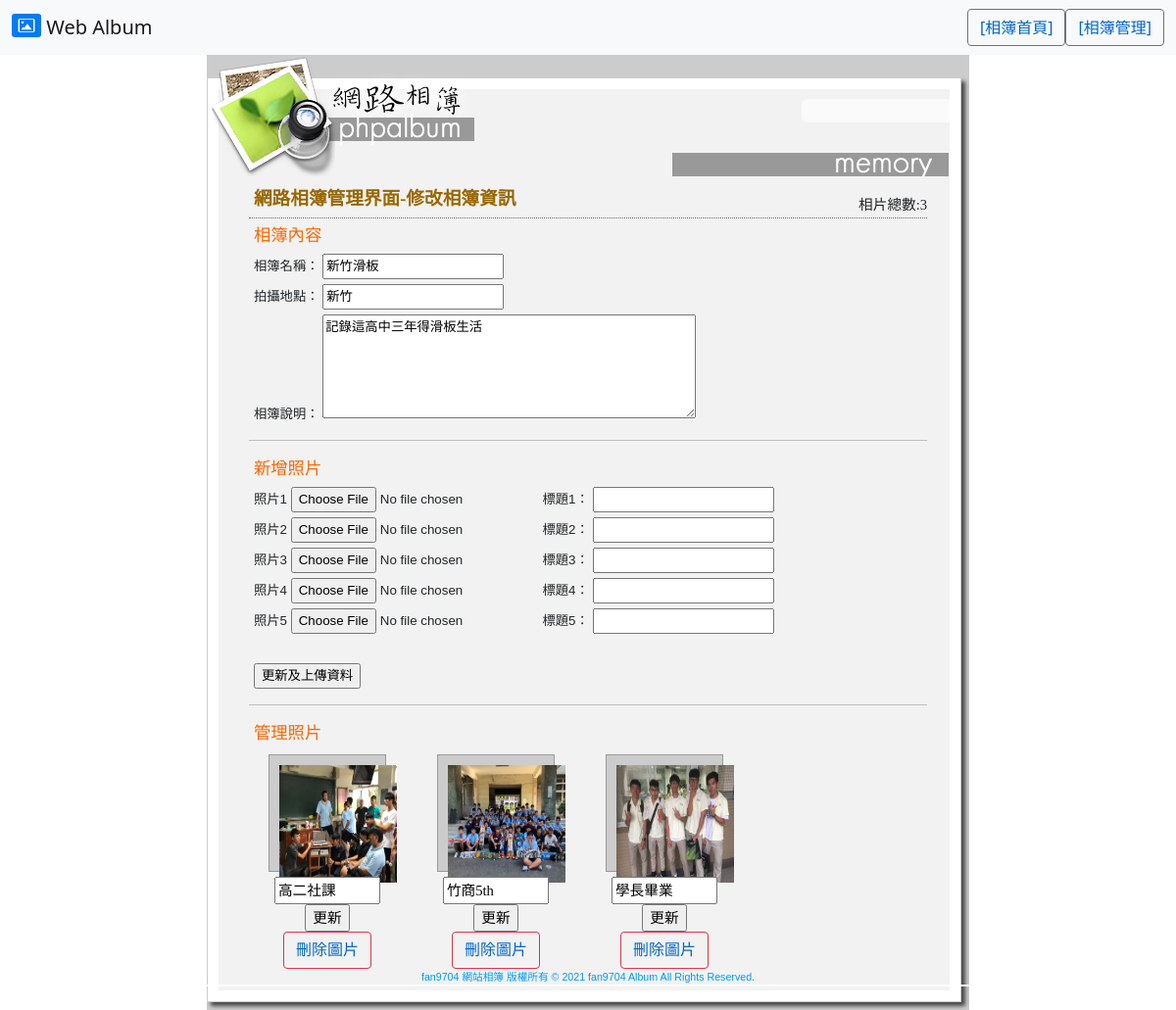
The app's page /adminfix/1/ (signed in), older data.
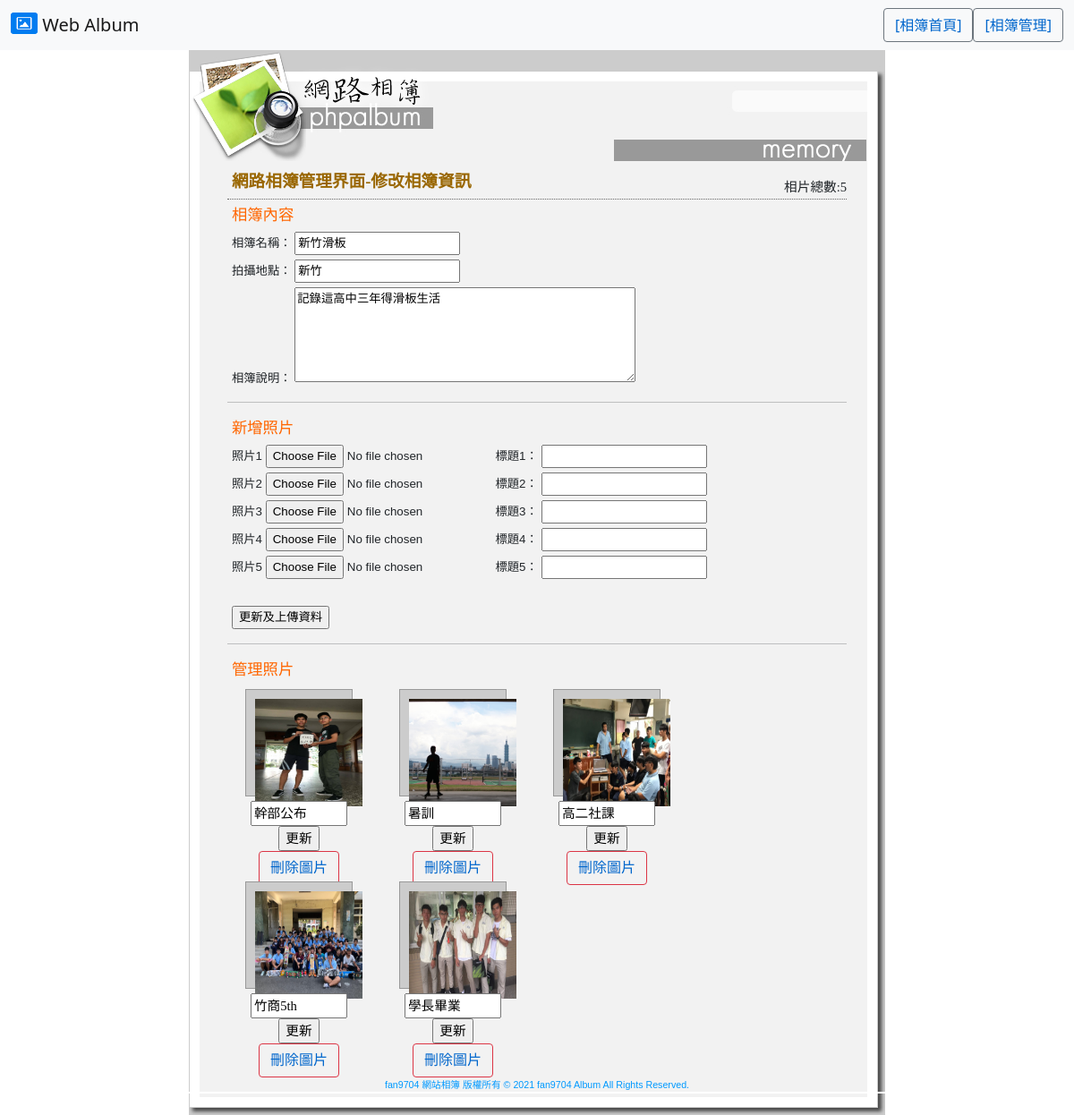
The same page, newer data.
### albumapp/models.py (models this page shows, shortened)
class PhotoModel(models.Model):
    palbum=models.ForeignKey('AlbumModel',on_delete=models.CASCADE)
    psubject=models.CharField(max_length=100,null=False)
    pdate=models.DateTimeField(auto_now=True)
    purl=models.CharField(max_length=100,null=False)
    phit=models.IntegerField(default=0)

### albumapp/views.py (the view, shortened to what this page needs)
# urls.py: path('adminfix/<int:albumid>/', views.adminfix),
@login_required
def adminfix(request, albumid=None, photoid=None, deletetype=None):  #相簿維護
    album = models.AlbumModel.objects.get(id=albumid)  #取得指定相簿
    photos = models.PhotoModel.objects.filter(palbum__id=albumid).order_by('-id')
    totalphoto = len(photos)
    return render(request, "adminfix.html", locals())

### templates/adminfix.html (shortened to what this page needs)
{% extends "baseadmin.html" %} {% load static %}  {% block content %}
<div class="subjectDiv"> 網路相簿管理界面-修改相簿資訊</div>
<div class="actionDiv">相片總數:{{totalphoto}} </div>
<form action="/adminfix/{{album.id}}/999999/" method="POST" name="form1" id="form1" enctype="multipart/form-data">
    <div class="normalDiv">
        <p class="heading">相簿內容</p>
        <p>相簿名稱：
            <input name="album_title" type="text" id="album_title" value="{{album.atitle}}" />
        </p>
        <p>拍攝地點：
            <input name="album_location" type="text" id="album_location" value="{{album.alocation}}" />
        </p>
        <p>相簿說明：
            <textarea name="album_desc" id="album_desc" cols="45" rows="5">{{album.adesc}}</textarea>
        </p>
    </div>
    <hr />
    <div class="normalDiv">
        <p class="heading">新增照片</p>
        <p>照片1
            <input type="file" name="ap_picurl1" id="ap_picurl1"> 標題1：
            <input type="text" name="ap_subject1" id="ap_subject1" />
        </p>
        <p>照片2
            <input type="file" name="ap_picurl2" id="ap_picurl2"> 標題2：
            <input type="text" name="ap_subject2" id="ap_subject2" />
        </p>
        <p>照片3
            <input type="file" name="ap_picurl3" id="ap_picurl3"> 標題3：
            <input type="text" name="ap_subject3" id="ap_subject3" />
        </p>
        <p>照片4
            <input type="file" name="ap_picurl4" id="ap_picurl4"> 標題4：
            <input type="text" name="ap_subject4" id="ap_subject4" />
        </p>
        <p>照片5
            <input type="file" name="ap_picurl5" id="ap_picurl5"> 標題5：
            <input type="text" name="ap_subject5" id="ap_subject5" />
        </p>
        <p>&nbsp;</p>
        <p>
            <input type="submit" name="button" id="button" value="更新及上傳資料" />
        </p>
    </div>
</form>
<hr />
<div class="normalDiv">
    <h2>
        <p class="heading">管理照片</p>
    </h2>
    {% for photo in photos %}
    <div class="albumDiv" style="display: inline-block;">
        <div class="picDiv"><img src="/media/{{photo.purl}}/" width="120" height="120" border="0" /></div>
        <div class="albuminfo">
            <form action="/adminfix/{{photo.palbum.id}}/{{photo.id}}/update/" method="POST" name="form3" id="form3">
                <input name="ap_subject" type="text" id="ap_subject" value="{{photo.psubject}}" size="10" />
                <input type="submit" name="button3" id="button3" value="更新">
                <br>
                <a class="btn btn-outline-danger " href="/adminfix/{{photo.palbum.id}}/{{photo.id}}/delete/ " onClick="confirmLink( '確定要刪除這張圖片嗎？'); return document.returnValue ">刪除圖片</a>
            </form>
            <p><br />
            </p>
        </div>
    </div>
    {% endfor %}
</div>
{% endblock %}

Row changes from the older to the newer data that the page shows:
added PhotoModel: purl (picture), ap_subject "幹部公布"
added PhotoModel: purl (picture), ap_subject "暑訓"
Text that changed along with them:
{{ totalphoto }}: "3" → "5"
